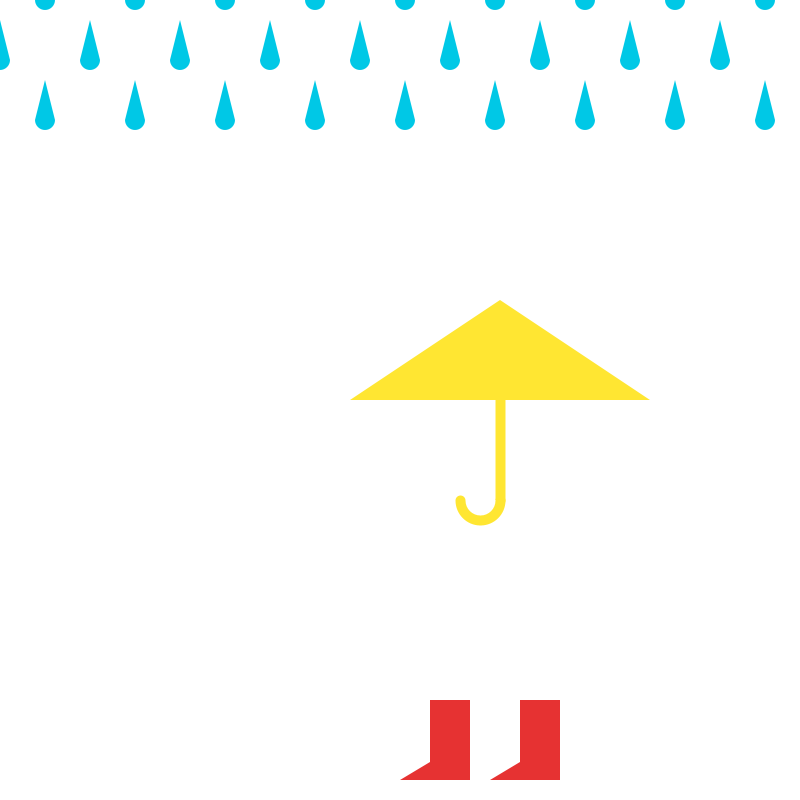
Frame 1 (no input)
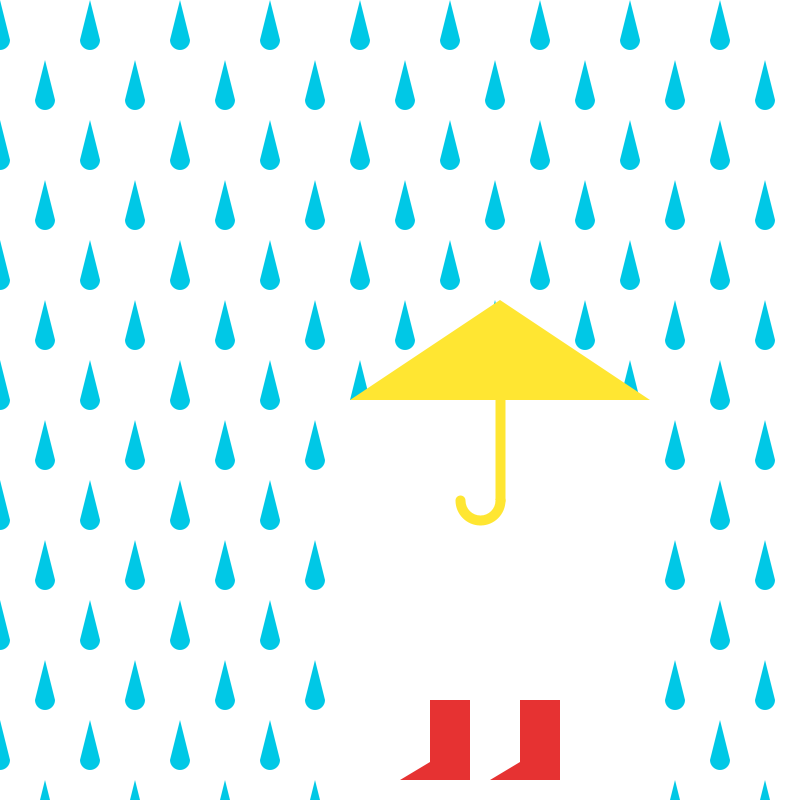
Frame 60 (the mouse pressed at the canvas centre just before this capture)
Frame 120 (the mouse held since frame 60 and released just before this capture): identical to frame 60, image omitted

The Processing sketch that drew these frames (run headless with seeded random() and noise(); from frame 60 on, the mouse is pressed at the canvas centre):

// Processing sketch: processing_149721
// ── processing_149721.pde

float[] y = new float[1000];

void setup() {
  size(800, 800);
  noStroke();
  fill(0, 255, 200);
  for (int i = 0; i < 1000; i++) {
   y[i] = -120*i;
 }
}

void draw() {
  background(255);
    for (int i = 0; i < y.length; i++) {
     y[i] += 20;
     for (int j =0; j < 1.1*width; j += 90){
    float x = j ;
    drop(x, y[i]);   
    drop(x+45,y[i]+60); 
     } 
   } 
   fill(255,230, 50);
   triangle(500, 300, 650, 400, 350, 400);
   fill(255);
   rect(350,400, 300, 400);
   
   strokeWeight(10);
   stroke(255,230,50);
   line(500,400,500,500);
   arc(480,500,40,40,0,PI);
   
   noStroke();  
   fill(230,50,50);
   triangle(400,780,450,780,450,750);
   rect(430,700,40,80);
   triangle(490,780,540,780,540,750);
   rect(520,700,40,80);

   
}

void drop(float x, float y){
pushMatrix();
translate(x,y);
noStroke();
fill(0, 200,230);
triangle(0,0,10,40,-10,40);
arc(0,40,20,20,0,PI);
popMatrix();
} 
